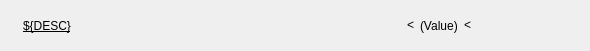
<?xml version="1.0" encoding="UTF-8"?>
<ui version="4.0">
 <class>Form</class>
 <widget class="QFrame" name="Form">
  <property name="geometry">
   <rect>
    <x>0</x>
    <y>0</y>
    <width>590</width>
    <height>51</height>
   </rect>
  </property>
  <property name="sizePolicy">
   <sizepolicy hsizetype="Preferred" vsizetype="Fixed">
    <horstretch>0</horstretch>
    <verstretch>1</verstretch>
   </sizepolicy>
  </property>
  <property name="maximumSize">
   <size>
    <width>16777215</width>
    <height>100</height>
   </size>
  </property>
  <property name="windowTitle">
   <string>Form</string>
  </property>
  <property name="autoFillBackground">
   <bool>false</bool>
  </property>
  <layout class="QHBoxLayout" name="horizontalLayout_3" stretch="1,1">
   <item>
    <layout class="QHBoxLayout" name="horizontalLayout">
     <item>
      <widget class="PyDMByteIndicator" name="PyDMByteIndicator">
       <property name="toolTip">
        <string/>
       </property>
       <property name="alarmSensitiveContent" stdset="0">
        <bool>true</bool>
       </property>
       <property name="channel" stdset="0">
        <string>ca://${PREFIX}Valid_RBV</string>
       </property>
       <property name="offColor" stdset="0">
        <color>
         <red>255</red>
         <green>0</green>
         <blue>0</blue>
        </color>
       </property>
       <property name="showLabels" stdset="0">
        <bool>false</bool>
       </property>
       <property name="circles" stdset="0">
        <bool>true</bool>
       </property>
      </widget>
     </item>
     <item>
      <widget class="PyDMByteIndicator" name="PyDMByteIndicator_2">
       <property name="toolTip">
        <string/>
       </property>
       <property name="alarmSensitiveContent" stdset="0">
        <bool>true</bool>
       </property>
       <property name="channel" stdset="0">
        <string>ca://${PREFIX}InRange_RBV</string>
       </property>
       <property name="offColor" stdset="0">
        <color>
         <red>255</red>
         <green>0</green>
         <blue>0</blue>
        </color>
       </property>
       <property name="showLabels" stdset="0">
        <bool>false</bool>
       </property>
       <property name="circles" stdset="0">
        <bool>true</bool>
       </property>
      </widget>
     </item>
     <item>
      <widget class="PyDMLabel" name="ValidReadback_2">
       <property name="sizePolicy">
        <sizepolicy hsizetype="Preferred" vsizetype="MinimumExpanding">
         <horstretch>0</horstretch>
         <verstretch>0</verstretch>
        </sizepolicy>
       </property>
       <property name="font">
        <font>
         <underline>true</underline>
        </font>
       </property>
       <property name="toolTip">
        <string/>
       </property>
       <property name="text">
        <string>${DESC}</string>
       </property>
       <property name="alarmSensitiveContent" stdset="0">
        <bool>true</bool>
       </property>
       <property name="channel" stdset="0">
        <string/>
       </property>
      </widget>
     </item>
     <item>
      <spacer name="horizontalSpacer_4">
       <property name="orientation">
        <enum>Qt::Horizontal</enum>
       </property>
       <property name="sizeHint" stdset="0">
        <size>
         <width>40</width>
         <height>20</height>
        </size>
       </property>
      </spacer>
     </item>
    </layout>
   </item>
   <item>
    <layout class="QHBoxLayout" name="horizontalLayout_2">
     <item>
      <widget class="PyDMLabel" name="LowReadback">
       <property name="toolTip">
        <string/>
       </property>
       <property name="channel" stdset="0">
        <string>ca://${PREFIX}Low_RBV</string>
       </property>
      </widget>
     </item>
     <item>
      <spacer name="horizontalSpacer_2">
       <property name="orientation">
        <enum>Qt::Horizontal</enum>
       </property>
       <property name="sizeHint" stdset="0">
        <size>
         <width>40</width>
         <height>20</height>
        </size>
       </property>
      </spacer>
     </item>
     <item>
      <widget class="PyDMLabel" name="LessThan_Low">
       <property name="toolTip">
        <string/>
       </property>
       <property name="text">
        <string>&lt;</string>
       </property>
       <property name="rules" stdset="0">
        <string>[{&quot;name&quot;: &quot;LessThan&quot;, &quot;property&quot;: &quot;Text&quot;, &quot;initial_value&quot;: &quot;&lt;&quot;, &quot;expression&quot;: &quot;(ch[0] == \&quot;Exclusive\&quot; and \&quot;&lt;\&quot;) or \&quot;&lt;=\&quot;&quot;, &quot;channels&quot;: [{&quot;channel&quot;: &quot;ca://${PREFIX}Inclusive_RBV&quot;, &quot;trigger&quot;: true}]}]</string>
       </property>
      </widget>
     </item>
     <item>
      <widget class="PyDMLabel" name="ValueReadback">
       <property name="toolTip">
        <string/>
       </property>
       <property name="text">
        <string>(Value)</string>
       </property>
       <property name="channel" stdset="0">
        <string>ca://${PREFIX}Value_RBV</string>
       </property>
      </widget>
     </item>
     <item>
      <widget class="PyDMLabel" name="LessThan_High">
       <property name="toolTip">
        <string/>
       </property>
       <property name="text">
        <string>&lt;</string>
       </property>
       <property name="rules" stdset="0">
        <string>[{&quot;name&quot;: &quot;LessThan&quot;, &quot;property&quot;: &quot;Text&quot;, &quot;initial_value&quot;: &quot;&lt;&quot;, &quot;expression&quot;: &quot;(ch[0] == \&quot;Exclusive\&quot; and \&quot;&lt;\&quot;) or \&quot;&lt;=\&quot;&quot;, &quot;channels&quot;: [{&quot;channel&quot;: &quot;ca://${PREFIX}Inclusive_RBV&quot;, &quot;trigger&quot;: true}]}]</string>
       </property>
      </widget>
     </item>
     <item>
      <spacer name="horizontalSpacer_3">
       <property name="orientation">
        <enum>Qt::Horizontal</enum>
       </property>
       <property name="sizeHint" stdset="0">
        <size>
         <width>25</width>
         <height>17</height>
        </size>
       </property>
      </spacer>
     </item>
     <item>
      <widget class="PyDMLabel" name="HighReadback">
       <property name="toolTip">
        <string/>
       </property>
       <property name="channel" stdset="0">
        <string>ca://${PREFIX}High_RBV</string>
       </property>
      </widget>
     </item>
    </layout>
   </item>
  </layout>
 </widget>
 <customwidgets>
  <customwidget>
   <class>PyDMLabel</class>
   <extends>QLabel</extends>
   <header>pydm.widgets.label</header>
  </customwidget>
  <customwidget>
   <class>PyDMByteIndicator</class>
   <extends>QWidget</extends>
   <header>pydm.widgets.byte</header>
  </customwidget>
 </customwidgets>
 <resources/>
 <connections/>
</ui>
